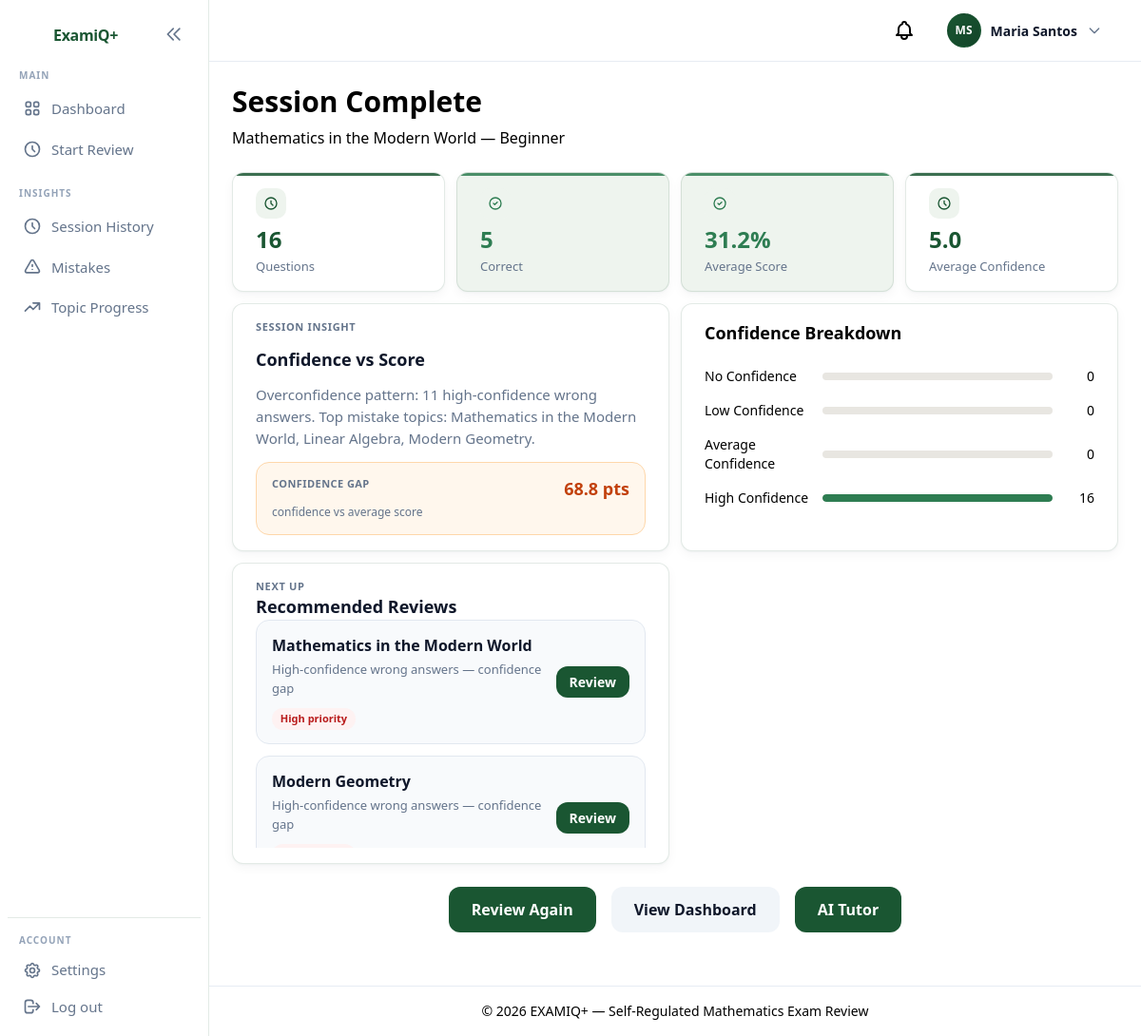
Screenshot of /student/review/71/summary/ (signed in) with the database file from the repository.
### apps/users/models.py (models this page shows, shortened)
class User(AbstractUser):
    class Role(models.TextChoices):
        STUDENT = "student", "Student"
        PROFESSOR = "professor", "Faculty"
        CHAIRPERSON = "chairperson", "Department Chairperson"
        CAMPUS_ADMIN = "campus_admin", "Campus Administrator"
    class ApprovalStatus(models.TextChoices):
        APPROVED = "approved", "Approved"
        PENDING = "pending", "Pending"
        REJECTED = "rejected", "Rejected"
    class HomeDegreeProgram(models.TextChoices):
        CS = "cs", "Computer Science"
        IT = "it", "Information Technology"
        BSED_MATH = "bsed_math", "BSEd Mathematics"
        PSYCHOLOGY = "psychology", "Psychology"
        MARKETING = "marketing", "Marketing"
        HR = "hr", "Human Resources"
        HOSPITALITY = "hospitality", "Hospitality Management"
        CRIMINOLOGY = "criminology", "Criminology"
    username = None
    email = models.EmailField(unique=True)
    role = models.CharField(
        max_length=20,
        choices=Role.choices,
        default=Role.STUDENT,
    )
    department = models.ForeignKey(
        Department,
        on_delete=models.SET_NULL,
        null=True,
        blank=True,
        related_name="users",
    )
    home_degree_program = models.CharField(
        max_length=20,
        choices=HomeDegreeProgram.choices,
        blank=True,
        default="",
        help_text="Student's home degree program — scopes review course offerings.",
    )
    year_level = models.ForeignKey(
        "questions.YearLevel",
        on_delete=models.SET_NULL,
        null=True,
        blank=True,
        related_name="students",
        help_text="Student's current year level — scopes available subjects.",
    )
    section = models.ForeignKey(
        ProgramSection,
        on_delete=models.SET_NULL,
        null=True,
        blank=True,
        related_name="students",
        help_text="Student's cohort section for the current academic year.",
    )
    password_changed_at = models.DateTimeField(
        null=True,
        blank=True,
        help_text="When the user last changed their password.",
    )
    middle_name = models.CharField(max_length=150, blank=True, default="")
    suffix = models.CharField(
        max_length=20,
        blank=True,
        default="",
        help_text='Name suffix, e.g. "Jr.", "Sr.", "III".',
    )
    profile_photo = models.ImageField(upload_to="profile_photos/", blank=True, null=True)
    student_number = models.CharField(
        max_length=9,
        unique=True,
        null=True,
        blank=True,
        help_text="Nine-digit student ID (students only).",
    )
    employee_id = models.CharField(
        max_length=50,
        blank=True,
        default="",
        help_text="Employee ID for faculty and chairperson accounts.",
    )
    phone_number = models.CharField(
        max_length=11,
        blank=True,
        default="",
        help_text="Eleven-digit mobile number.",
    )
    approval_status = models.CharField(
        max_length=20,
        choices=ApprovalStatus.choices,
        default=ApprovalStatus.APPROVED,
    )
    USERNAME_FIELD = "email"
    REQUIRED_FIELDS: list[str] = []
    objects = UserManager()
    class Meta:
        verbose_name = "User"
        verbose_name_plural = "Users"
        ordering = ["email"]
    def get_full_name(self) -> str:
        parts = [self.first_name, self.middle_name, self.last_name]
        name = " ".join(part for part in parts if part).strip()
        if self.suffix:
            name = f"{name} {self.suffix}".strip()
        return name
    @property
    def initials(self) -> str:
        parts = [self.first_name[:1], self.last_name[:1]]
        return "".join(p.upper() for p in parts if p) or self.email[:2].upper()

### apps/questions/models.py (models this page shows, shortened)
class Topic(TimeStampedModel):
    subject = models.ForeignKey(
        Subject,
        on_delete=models.CASCADE,
        related_name="topics",
    )
    name = models.CharField(max_length=200)
    parent = models.ForeignKey(
        "self",
        on_delete=models.CASCADE,
        null=True,
        blank=True,
        related_name="subtopics",
    )
    class Meta:
        verbose_name = "Topic"
        verbose_name_plural = "Topics"
        ordering = ["subject__code", "name"]
        unique_together = [["subject", "name"]]

### apps/reviews/views.py (the view)
# urls.py: path("review/<int:pk>/summary/", views.SessionSummaryView.as_view(), name="summary"),
class SessionSummaryView(StudentRequiredMixin, DetailView):
    model = ReviewSession
    template_name = "reviews/summary.html"
    context_object_name = "session"
    def get_queryset(self):
        return ReviewSession.objects.filter(student=self.request.user).select_related(
            "topic", "topic__subject"
        )
    def get_context_data(self, **kwargs):
        context = super().get_context_data(**kwargs)
        session_summary = build_session_summary(self.object)
        context["session_summary"] = session_summary
        context["calibration_tier_max"] = session_summary["calibration_tier_max"]
        context["recommendations"] = get_review_recommendations(self.request.user, limit=5)
        context["feedback_url"] = reverse("reviews:session_generate_feedback", kwargs={"pk": self.object.pk})
        context["tutor_history_url"] = reverse("reviews:tutor_history", kwargs={"pk": self.object.pk})
        context["tutor_chat_url"] = reverse("reviews:tutor_chat", kwargs={"pk": self.object.pk})
        context["open_tutor"] = self.request.GET.get("open_tutor") == "1"
        return context

### apps/analytics/confidence.py (called while the page is built)
def confidence_tier_key(confidence: int | None) -> str:
    if confidence is None:
        return CONFIDENCE_TIER_NONE
    if confidence == CONFIDENCE_LOW:
        return CONFIDENCE_TIER_LOW
    if confidence == CONFIDENCE_MEDIUM:
        return CONFIDENCE_TIER_AVERAGE
    if confidence == CONFIDENCE_HIGH:
        return CONFIDENCE_TIER_HIGH
    return CONFIDENCE_TIER_NONE

def classify_answer(confidence: int, is_correct: bool) -> str:
    if confidence == CONFIDENCE_HIGH:
        return CLASSIFICATION_MASTERY if is_correct else CLASSIFICATION_MISCONCEPTION
    if confidence == CONFIDENCE_LOW:
        return CLASSIFICATION_LUCKY_GUESS if is_correct else CLASSIFICATION_EXPECTED_GAP
    return CLASSIFICATION_UNCERTAIN

def confidence_accuracy_matrix(answers_qs: QuerySet) -> dict[str, int]:
    matrix = {key: 0 for key in CLASSIFICATION_LABELS}
    for row in answers_qs.values("confidence", "is_correct"):
        matrix[classify_answer(row["confidence"], row["is_correct"])] += 1
    return matrix

def confidence_tier_matrix(answers_qs: QuerySet) -> dict[str, int]:
    matrix = {key: 0 for key in CONFIDENCE_TIER_LABELS}
    for row in answers_qs.values("confidence"):
        matrix[confidence_tier_key(row["confidence"])] += 1
    return matrix

### apps/core/context_processors.py (called while the page is built, shortened)
def navigation_context(request):
    context = {
        "professor_courses": [],
        "professor_section_nav": [],
        "sidebar_course": None,
        "sidebar_section": None,
        "sidebar_section_label": "",
        "sidebar_subject": None,
        "summary_courses": [],
        "unread_notification_count": 0,
        "pending_concern_count": 0,
    }
    user = request.user
    if not user.is_authenticated:
        return context
    context["unread_notification_count"] = unread_notification_count(user)
    if user.role != User.Role.PROFESSOR:
        return context

### apps/core/mixins.py (called while the page is built)
    def test_func(self) -> bool:
        return self.request.user.is_authenticated and self.request.user.role == self.required_role

### apps/core/templatetags/examiq_tags.py (called while the page is built)
@register.filter
def confidence_tier_badge(value):
    from apps.analytics.confidence import CONFIDENCE_TIER_LABELS
    if value in CONFIDENCE_TIER_LABELS:
        return CONFIDENCE_TIER_LABELS[value]
    return str(value)

### apps/reviews/models.py (called while the page is built)
    @property
    def total_questions(self) -> int:
        return self.answers.count()

    @property
    def correct_count(self) -> int:
        return self.answers.filter(is_correct=True).count()

### templates/reviews/summary.html (shortened to what this page needs)
{% extends "base.html" %}
{% load static %}
{% block content %}
<div class="session-complete-header mb-6">
    {% include "components/page_header.html" with title="Session Complete" subtitle=session.topic.name|add:" — "|add:session.get_difficulty_display %}
</div>
<div class="bento-grid mb-6">
    <div class="span-kpi">{% include "components/stat_card.html" with value=session_summary.total_questions label="Questions" variant="primary" %}</div>
    <div class="span-kpi">{% include "components/stat_card.html" with value=session_summary.correct_count label="Correct" variant="soft" %}</div>
    <div class="span-kpi">{% include "components/stat_card.html" with value=session_summary.accuracy suffix="%" label="Average Score" variant="soft" %}</div>
    <div class="span-kpi">{% include "components/stat_card.html" with value=session_summary.avg_confidence label="Average Confidence" variant="primary" %}</div>
    <div class="span-half">
        <div class="bento-card bento-card-inner h-full session-insight-card">
            <p class="session-insight-card__eyebrow">Session insight</p>
            <h2 class="session-insight-card__title">Confidence vs Score</h2>
            <p class="session-insight-card__body">{{ session_summary.narrative }}</p>
            <div class="session-insight-card__gap {% if session_summary.calibration_gap > 10 %}session-insight-card__gap--warn{% endif %}">
                <span class="session-insight-card__gap-label">Confidence gap</span>
                <span class="session-insight-card__gap-value">{{ session_summary.calibration_gap }} pts</span>
                <span class="session-insight-card__gap-hint">confidence vs average score</span>
            </div>
        </div>
    </div>
    <div class="span-half">
        {% include "components/calibration_tier_card.html" with calibration_matrix=session_summary.calibration_tier_matrix calibration_max=calibration_tier_max title="Confidence Breakdown" %}
    </div>
    <div class="span-half">
        <div class="bento-card bento-card--list bento-card-inner h-full flex flex-col session-reviews-card">
            <p class="session-reviews-card__eyebrow">Next up</p>
            <h2 class="session-reviews-card__title">Recommended Reviews</h2>
            {% if recommendations %}
            <ul class="session-reviews-list bento-card-scroll flex-1">
                {% for rec in recommendations %}
                <li class="session-reviews-item">
                    <div class="session-reviews-item__main">
                        <p class="session-reviews-item__topic">{{ rec.topic_name }}</p>
                        <p class="session-reviews-item__reason">{{ rec.reason }}</p>
                        <span class="session-reviews-item__priority session-reviews-item__priority--{{ rec.priority }}">
                            {{ rec.priority|capfirst }} priority{% if rec.is_due %} — due now{% endif %}
                        </span>
                    </div>
                    <a href="{% url 'reviews:setup' %}" class="btn-primary btn-primary-sm shrink-0">Review</a>
                </li>
                {% endfor %}
            </ul>
            {% else %}
            {% include "components/empty_state.html" with compact=True title="You're caught up" body="No urgent topics flagged. Keep practicing to stay sharp." %}
            {% endif %}
        </div>
    </div>
</div>
<div class="flex gap-4 justify-center flex-wrap mb-8">
    <a href="{% url 'reviews:setup' %}" class="btn-primary">Review Again</a>
    <a href="{% url 'analytics_student:dashboard' %}" class="btn-secondary">View Dashboard</a>
    <button type="button" class="btn-primary" id="open-ai-tutor-btn">AI Tutor</button>
</div>
{% endblock %}

### templates/components/navbar.html (shortened to what this page needs)
{% if user.is_authenticated %}
<header class="app-topbar">
    <div class="app-topbar-inner">
        <a href="{% url 'users:notifications' %}" class="relative p-2 text-examiq-slate hover:text-examiq-navy" aria-label="Notifications">
        </a>
        <div class="profile-dropdown" data-dropdown>
            <button type="button" class="profile-dropdown-trigger" data-dropdown-toggle aria-expanded="false" aria-haspopup="true">
                {% include "components/profile_avatar_upload.html" with size="nav" show_camera=False preview_id="nav-avatar-preview" %}
                <span class="profile-name hidden sm:inline">{{ user.get_full_name|default:user.email }}</span>
                <svg class="profile-chevron w-4 h-4" fill="none" stroke="currentColor" viewBox="0 0 24 24">
                    <path stroke-linecap="round" stroke-linejoin="round" stroke-width="2" d="M19 9l-7 7-7-7"/>
                </svg>
            </button>
        </div>
    </div>
</header>
{% endif %}

### templates/components/profile_avatar_upload.html (shortened to what this page needs)
{% load static %}
<div class="profile-avatar-wrap profile-avatar-wrap--{{ size|default:'form' }}">
    {% if user.profile_photo %}
    <img src="{{ user.profile_photo.url }}"
         alt=""
         class="profile-avatar-image"
         id="{% if preview_id %}{{ preview_id }}{% else %}profile-photo-preview{% endif %}">
    {% else %}
    <span class="profile-avatar profile-avatar--{{ user.role }} profile-avatar-image"
          id="{% if preview_id %}{{ preview_id }}{% else %}profile-photo-preview-fallback{% endif %}"
          aria-hidden="true">{{ user.initials }}</span>
    {% endif %}
</div>

### rows the page displays
User: initials "MS", get_full_name "Maria Santos"
Topic: topic_name "Mathematics in the Modern World", reason "High-confidence wrong answers — confidence gap", priority "High"
Topic: topic_name "Modern Geometry", reason "High-confidence wrong answers — confidence gap"

### other values shown
{{ title }} "Session Complete"
{{ subtitle }} "Mathematics in the Modern World — Beginner"
{{ value }} "16 5 31.2 5.0"
{{ label }} "Questions Correct Average Score Average Confidence"
{{ suffix }} "%"
{{ session_summary.narrative }} "Overconfidence pattern: 11 high-confidence wrong answers. Top mistake topics: Mathematics in the Modern World, Linear Algebra, Modern Geometry."
{{ session_summary.calibration_gap }} "68.8"
{{ title|default:"Confidence Calibration" }} "Confidence Breakdown"
{{ key|confidence_tier_badge }} "No Confidence" "Low Confidence" "Average Confidence" "High Confidence"
{{ count }} "0" "0" "0" "16"
